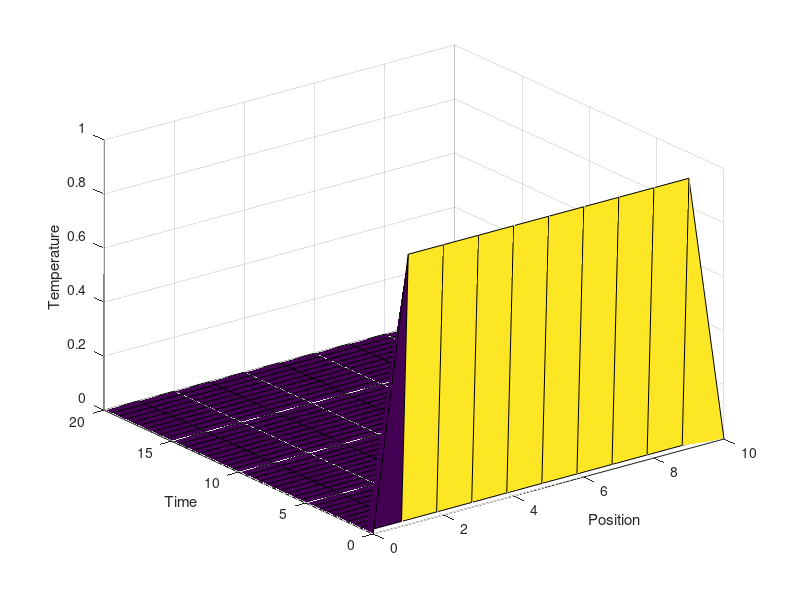

This figure's MATLAB source:
clc; clear all; close all; format compact

% Constants
N = 10; % just picking a value atp
h = 2/N;
alpha = .25; % just picking a value atp
k = h^2 / 2*alpha;
nu = alpha*k/h^2;

% Define x axis
i = 0:N;
x = -1 + i*h;

% Define t axis
% j = i;
j = 0:.5:2*N;
t = j*k;

% Define original heat distribution
u = ones(numel(j), numel(i)); % making fake heat distribution
u(1, 1) = 0; % initial condition
u(1, end) = 0; % initial condition

% vertical dimension is time and horizontal is position

% now, theres a matrix where each column is a temp at a position x, and
% each row represents a time step at each position
A = spdiags([nu, 1-2*nu, nu], -1:1, N+1, N+1);
A = full(A);

% go through all the rows and do the forward euler
for a = 1:numel(j)-1
    u_cur = u(a, :);
    u_next = A * u_cur';
    u(a+1, :) = u_next';
end

[X, Y] = meshgrid(i, j);
figure()
surf(X, Y, u);
xlabel('Position')
ylabel('Time')
zlabel('Temperature')



% h = 2/N;
% alpha = 1;
% 
% k = h^2 / (2 * alpha);
% nu = alpha*k/h^2;


% 
% num_cols = 5;
% 
